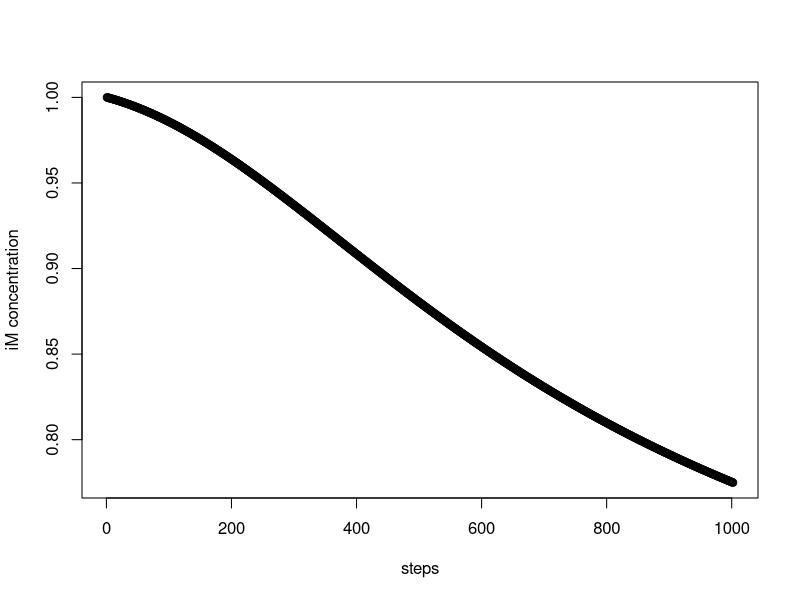
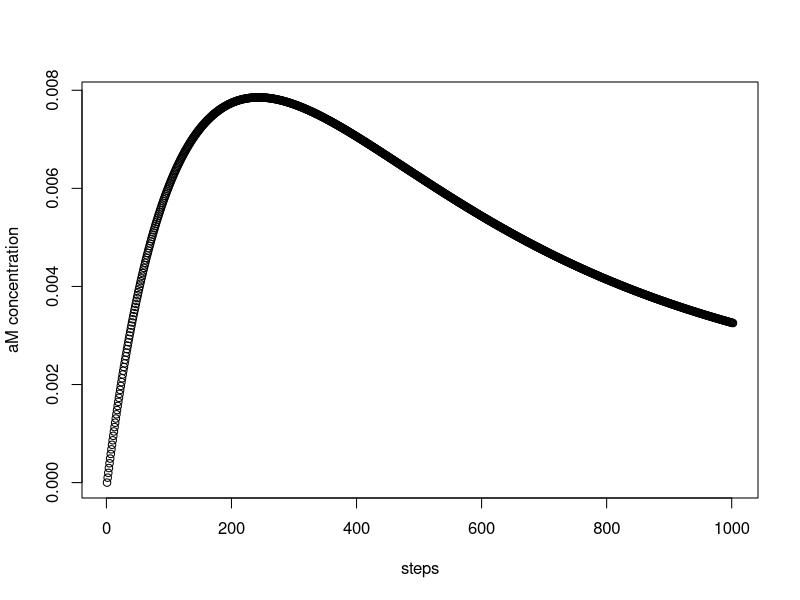
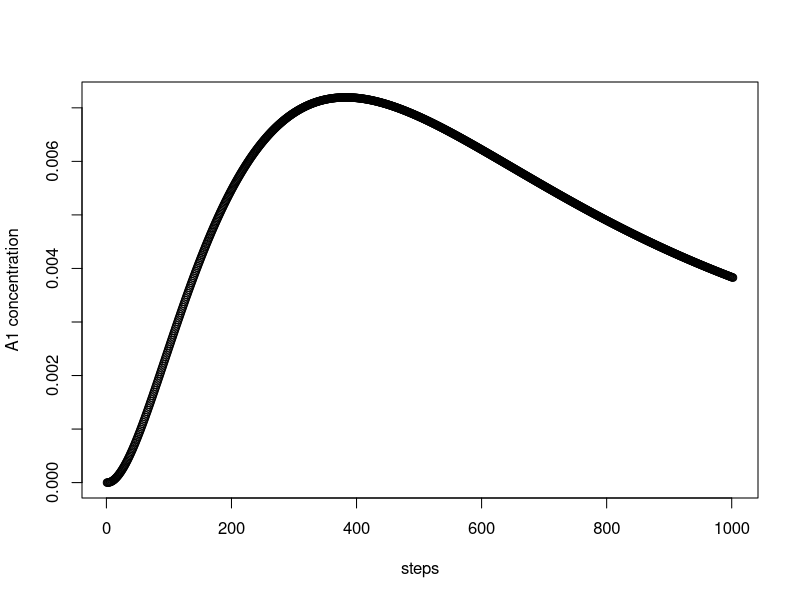
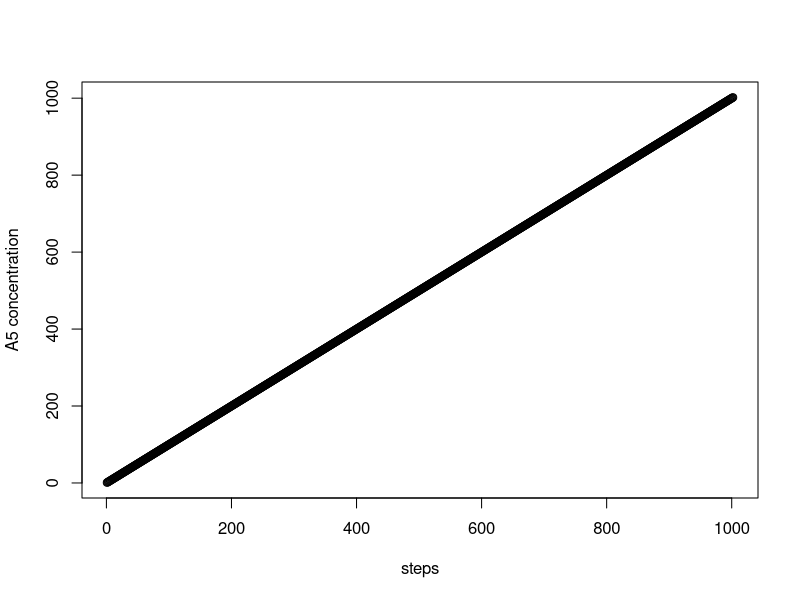
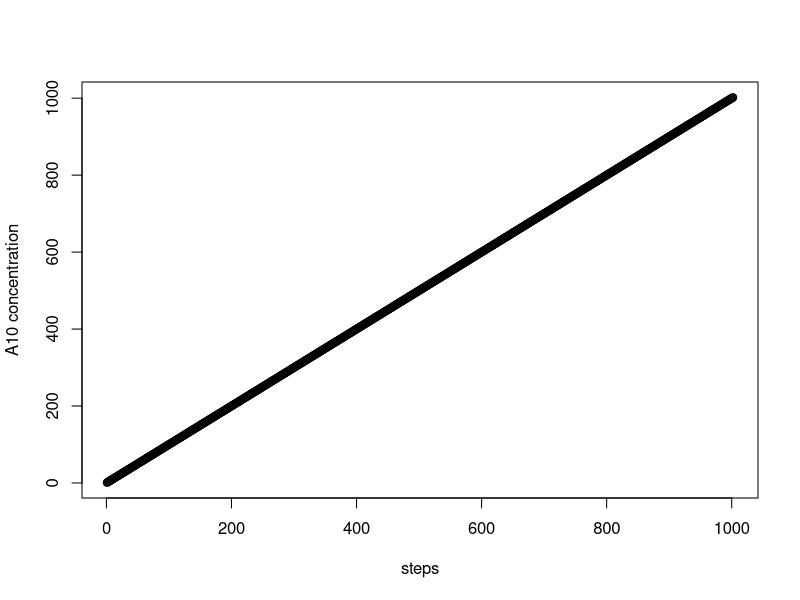
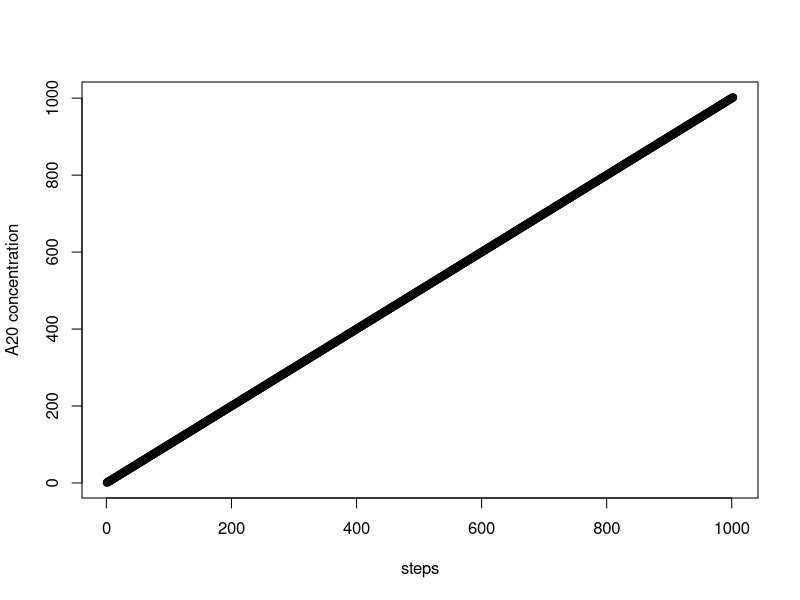

R code for these plots, in order:
points = read.csv("concentrations.csv", header=FALSE)
x_s = c(1:length(points$V1))
png("iM.png")
plot(x_s, points$V1, xlab = "steps", ylab="iM concentration")
dev.off()
png("aM.png")
plot(x_s, points$V2, xlab = "steps", ylab="aM concentration")
dev.off()
png("A1.png")
plot(x_s, points$V3, xlab = "steps", ylab="A1 concentration")
dev.off()
png("A5.png")
plot(x_s, points$V7, xlab = "steps", ylab="A5 concentration")
dev.off()
png("A10.png")
plot(x_s, points$V12, xlab = "steps", ylab="A10 concentration")
dev.off()
png("A20.png")
plot(x_s, points$V22, xlab = "steps", ylab="A20 concentration")
dev.off()
